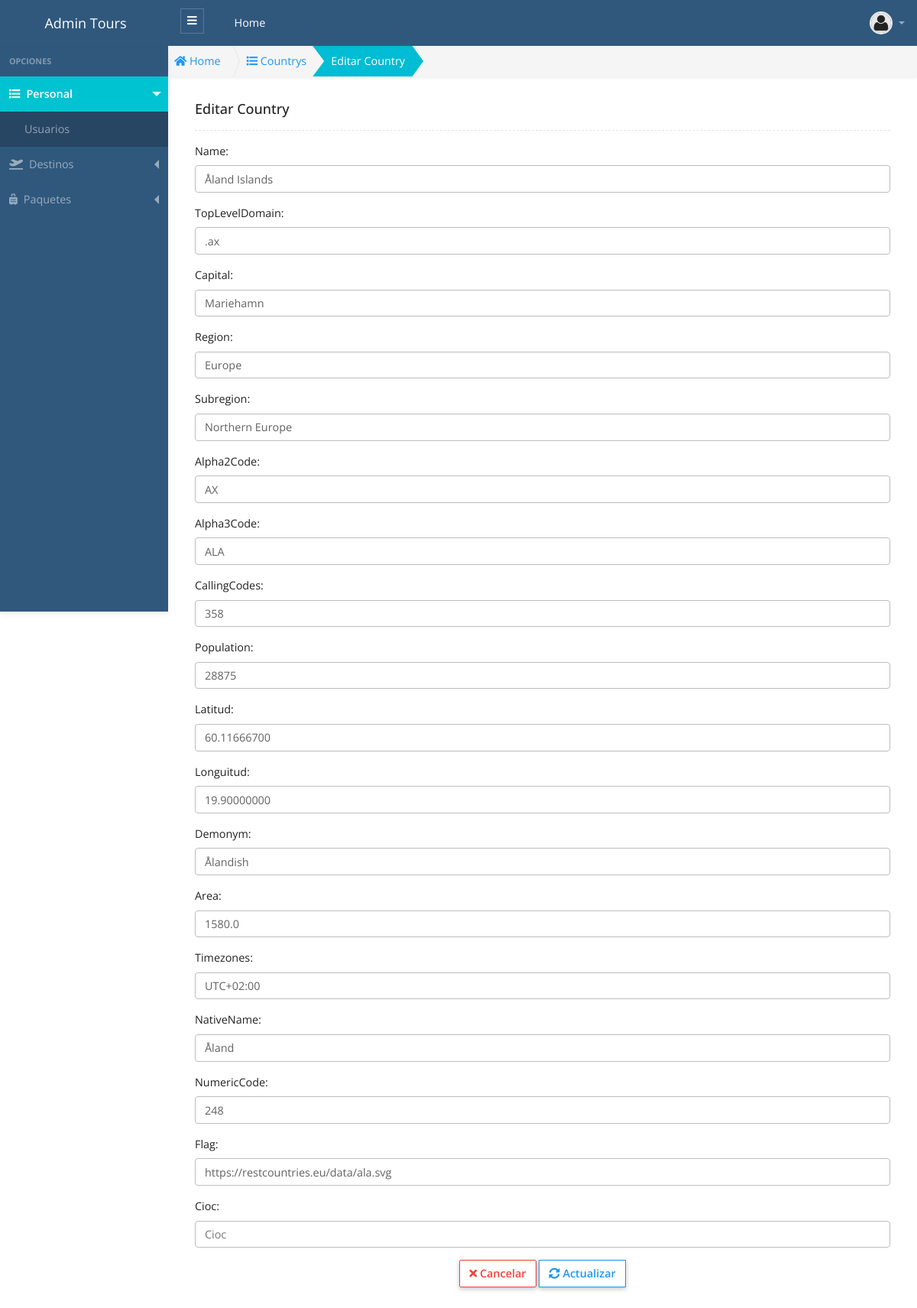
The app's page /public/admin/country/editar.php?id=2 (signed in) with its own data.
### tables this page shows
CREATE TABLE `country` (
  `id` int(11) unsigned NOT NULL AUTO_INCREMENT,
  `name` varchar(255) NOT NULL,
  `topLevelDomain` varchar(10) NOT NULL DEFAULT '',
  `capital` varchar(50) DEFAULT '',
  `region` varchar(100) DEFAULT '',
  `subregion` varchar(255) DEFAULT '',
  `estado` tinyint(1) NOT NULL DEFAULT '1',
  `alpha2Code` varchar(2) DEFAULT NULL,
  `alpha3Code` varchar(3) DEFAULT NULL,
  `callingCodes` varchar(255) DEFAULT NULL,
  `population` varchar(255) DEFAULT NULL,
  `latitud` decimal(16,8) DEFAULT NULL,
  `longuitud` decimal(16,8) DEFAULT NULL,
  `demonym` varchar(255) DEFAULT NULL,
  `area` decimal(12,1) DEFAULT NULL,
  `timezones` varchar(50) DEFAULT NULL,
  `nativeName` varchar(255) DEFAULT NULL,
  `numericCode` varchar(255) DEFAULT NULL,
  `flag` varchar(255) DEFAULT NULL,
  `cioc` varchar(255) DEFAULT NULL,
  PRIMARY KEY (`id`)
);

### public/app/autoload.php (called while the page is built, shortened)
<?php
	function loadModelFiles($file_name){
		$fullpath = APP.'models'.DS. $file_name . '.php' ;
	}
	function loadBeanFiles($file_name){
		$fullpath = APP.'beans'.DS. $file_name . '.php' ;
	}
	function loadControllerFiles($file_name){
		$fullpath = APP.'controllers'.DS. $file_name . '.php' ;
	}
	function loadHelperFiles($file_name){
		$fullpath = APP.'helpers'.DS. $file_name . '.php' ;
	}
	function loadAuthFiles($file_name){
		$fullpath = APP.'auth'.DS. $file_name . '.php' ;
	}
	function loadDataBaseFiles($file_name){
		$fullpath = APP.'database'.DS. $file_name . '.php' ;
	}

### public/app/controllers/CountryController.php (called while the page is built, shortened)
<?php
 class CountryController
{
  public function find($id)
  {
    try
    {
      $country  = new Country();
      $bean_country = new BeanCountry();
      $bean_country->setId($id);
      $data = $country->find( $bean_country) ;
      return $data;
    }
    catch (Exception $e)
    {
      throw new Exception($e->getMessage());
    }
  }
}

### public/app/helpers/Validation.php (called while the page is built)
<?php
class Validation {
	static public function validate($cadena){
		$cadena = htmlspecialchars($cadena);
		$cadena = trim($cadena);
		$cadena = addslashes($cadena);
		$cadena = nl2br($cadena);
		return $cadena;
	}
}

### public/app/beans/BeanCountry.php (called while the page is built, shortened)
<?php
class BeanCountry{
  private $id;
  public function setId($id_)
  {
    $this->id = Validation::validate( $id_ );
  }
  public function getId()
  {
    return $this->id;
  }
}

### public/app/models/Country.php (called while the page is built, shortened)
<?php
class Country extends Connection {
  public function __construct($cnx  = null)
  {
    $this->conn = $cnx;
  }
  public function find($bean_country)
  {
    try{
      $id = $bean_country->getId();
      $this->query = "SELECT * FROM country WHERE id = '$id' LIMIT 1; ";
      $this->executeFind();
      $data = $this->rows ;
      return $data;
    }catch(exception $e){
      throw new Exception($e->getMessage());
    }
  }
}

### public/app/database/Connection.php (called while the page is built, shortened)
<?php
class Connection
{
    protected $db_host = 'localhost';
    protected $db_user = 'root';
    protected $db_pass = '';
    protected $db_name = 'cat_libro';
    protected $db_port = '3306';
    protected $db_driver = 'mysql';
    protected $query = '';
    protected $rows = array();
    protected $conn = null;
    private function openConnection()
    {
        $dns = $this->db_driver . ":host=" . $this->db_host . ";port=" . $this->db_port . ";dbname=" . $this->db_name;
        $this->conn = new PDO($dns, $this->db_user, $this->db_pass);
        $this->conn->setAttribute(PDO::ATTR_ERRMODE, PDO::ERRMODE_EXCEPTION);
        $this->conn->query("SET NAMES 'utf8'");
        return $this->conn;
    }
    protected function executeQuery()
    {
        $rows = array();
        if ($this->conn == null) {
            $this->openConnection();
        }
        $stm = $this->conn->prepare($this->query);
        $this->status = $stm->execute();
        if ($this->status) {
            $column_count = $stm->columnCount();
            if ($column_count > 0) {
                $rows = $stm->fetchAll(PDO::FETCH_OBJ);
            }
        }
        $this->rows = $rows;
    }
    protected function executeFind()
    {
        try {
            $this->executeQuery();
          if (count($this->rows) > 0) {
              $this->rows = array_shift($this->rows);
              return $this->rows;
          }
        } catch (exception $e) {
            throw new Exception($e->getMessage());
        }
    }
}

### public/admin/country/editar.php (the view, shortened to what this page needs)
<?php
  $id = !empty($_GET["id"]) ? $_GET["id"] : 0;
  require_once "../../app/autoload.php";
  $country_controller = new CountryController();
  $country = $country_controller->find($id);
  $title_page = "Country";
?>
<!DOCTYPE html>
<html lang="es">
<head>
  <?php
    require_once "../layout/head_links.phtml";
  ?>
</head>
<body>
  <?php require "../layout/header.phtml"; ?>
  <div class="app-wrap">
    <?php require_once "../layout/sidebar.phtml";?>
    <main role="main" class="main">
      <nav class="full-content" aria-label="breadcrumb">
        <ol class="breadcrumb breadcrumb-shape shadow-sm radius-0">
          <li class="breadcrumb-item">
            <a href="admin">
              <i class="fas fa-home"></i> Home
            </a>
          </li>
          <li class="breadcrumb-item">
            <a href="admin/country/country.php">
              <i class="fas fa-list"></i>
              <?php echo $title_page ;?>s
            </a>
          </li>
          <li class="breadcrumb-item active bg-info text-white" aria-current="page">
            Editar <?php echo $title_page; ?>
          </li>
        </ol>
      </nav>
      <div class="container py-2 py-md-3">
        <div class="row">
          <div class="col-12">
            <h5 class="page-header-title">Editar <?php echo $title_page; ?> </h5>
            <hr class="hr dashed">
          </div>
        </div>
        <div class="row">
          <div class="col-12">
            <form action="admin/country/update.php" method="POST" enctype="multipart/form-data">
              <div class="row">
              <div class="col-md-12">
                <div class="form-group">
                  <label for="name">Name: </label>
                  <input type="text" class="form-control" name="name" id="name" placeholder="Name" value="<?php echo $country->name; ?>">
                </div>
              </div>
              <div class="col-md-12">
                <div class="form-group">
                  <label for="topLevelDomain">TopLevelDomain: </label>
                  <input type="text" class="form-control" name="topLevelDomain" id="topLevelDomain" placeholder="TopLevelDomain" value="<?php echo $country->topLevelDomain; ?>">
                </div>
              </div>
              <div class="col-md-12">
                <div class="form-group">
                  <label for="capital">Capital: </label>
                  <input type="text" class="form-control" name="capital" id="capital" placeholder="Capital" value="<?php echo $country->capital; ?>">
                </div>
              </div>
              <div class="col-md-12">
                <div class="form-group">
                  <label for="region">Region: </label>
                  <input type="text" class="form-control" name="region" id="region" placeholder="Region" value="<?php echo $country->region; ?>">
                </div>
              </div>
              <div class="col-md-12">
                <div class="form-group">
                  <label for="subregion">Subregion: </label>
                  <input type="text" class="form-control" name="subregion" id="subregion" placeholder="Subregion" value="<?php echo $country->subregion; ?>">
                </div>
              </div>
              <div class="col-md-12">
                <div class="form-group">
                  <label for="alpha2Code">Alpha2Code: </label>
                  <input type="text" class="form-control" name="alpha2Code" id="alpha2Code" placeholder="Alpha2Code" value="<?php echo $country->alpha2Code; ?>">
                </div>
              </div>
              <div class="col-md-12">
                <div class="form-group">
                  <label for="alpha3Code">Alpha3Code: </label>
                  <input type="text" class="form-control" name="alpha3Code" id="alpha3Code" placeholder="Alpha3Code" value="<?php echo $country->alpha3Code; ?>">
                </div>
              </div>
              <div class="col-md-12">
                <div class="form-group">
                  <label for="callingCodes">CallingCodes: </label>
                  <input type="text" class="form-control" name="callingCodes" id="callingCodes" placeholder="CallingCodes" value="<?php echo $country->callingCodes; ?>">
                </div>
              </div>
              <div class="col-md-12">
                <div class="form-group">
                  <label for="population">Population: </label>
                  <input type="text" class="form-control" name="population" id="population" placeholder="Population" value="<?php echo $country->population; ?>">
                </div>
              </div>
              <div class="col-md-12">
                <div class="form-group">
                  <label for="latitud">Latitud: </label>
                  <input type="text" class="form-control" name="latitud" id="latitud" placeholder="Latitud" value="<?php echo $country->latitud; ?>">
                </div>
              </div>
              <div class="col-md-12">
                <div class="form-group">
                  <label for="longuitud">Longuitud: </label>
                  <input type="text" class="form-control" name="longuitud" id="longuitud" placeholder="Longuitud" value="<?php echo $country->longuitud; ?>">
                </div>
              </div>
              <div class="col-md-12">
                <div class="form-group">
                  <label for="demonym">Demonym: </label>
                  <input type="text" class="form-control" name="demonym" id="demonym" placeholder="Demonym" value="<?php echo $country->demonym; ?>">
                </div>
              </div>
              <div class="col-md-12">
                <div class="form-group">
                  <label for="area">Area: </label>
                  <input type="text" class="form-control" name="area" id="area" placeholder="Area" value="<?php echo $country->area; ?>">
                </div>
              </div>
              <div class="col-md-12">
                <div class="form-group">
                  <label for="timezones">Timezones: </label>
                  <input type="text" class="form-control" name="timezones" id="timezones" placeholder="Timezones" value="<?php echo $country->timezones; ?>">
                </div>
              </div>
              <div class="col-md-12">
                <div class="form-group">
                  <label for="nativeName">NativeName: </label>
                  <input type="text" class="form-control" name="nativeName" id="nativeName" placeholder="NativeName" value="<?php echo $country->nativeName; ?>">
                </div>
              </div>
              <div class="col-md-12">
                <div class="form-group">
                  <label for="numericCode">NumericCode: </label>
                  <input type="text" class="form-control" name="numericCode" id="numericCode" placeholder="NumericCode" value="<?php echo $country->numericCode; ?>">
                </div>
              </div>
              <div class="col-md-12">
                <div class="form-group">
                  <label for="flag">Flag: </label>
                  <input type="text" class="form-control" name="flag" id="flag" placeholder="Flag" value="<?php echo $country->flag; ?>">
                </div>
              </div>
              <div class="col-md-12">
                <div class="form-group">
                  <label for="cioc">Cioc: </label>
                  <input type="text" class="form-control" name="cioc" id="cioc" placeholder="Cioc" value="<?php echo $country->cioc; ?>">
                </div>
              </div>
              </div>
              <div class="w-100 text-center">
                <a href="admin/country/country.php" class="btn btn-outline-danger"> <i class="fas fa-times"></i> Cancelar</a>
                <button type="submit" class="btn btn-outline-primary rounded-0  "> <i class="fas fa-sync-alt"></i> Actualizar</button>
              </div>
            </form>
          </div>
        </div>
      </div>
    </main>
  </div>
</body>
</html>

### records on screen
country: name "Åland Islands", topLevelDomain ".ax", capital "Mariehamn", region "Europe", subregion "Northern Europe", alpha2Code "AX", alpha3Code "ALA", callingCodes "358", population "28875", latitud "60.11666700", longuitud "19.90000000", demonym "Ålandish", area "1580.0", timezones "UTC+02:00", nativeName "Åland", numericCode "248", flag "https://restcountries.eu/data/ala.svg"

### other values on screen
$title_page "Country"
